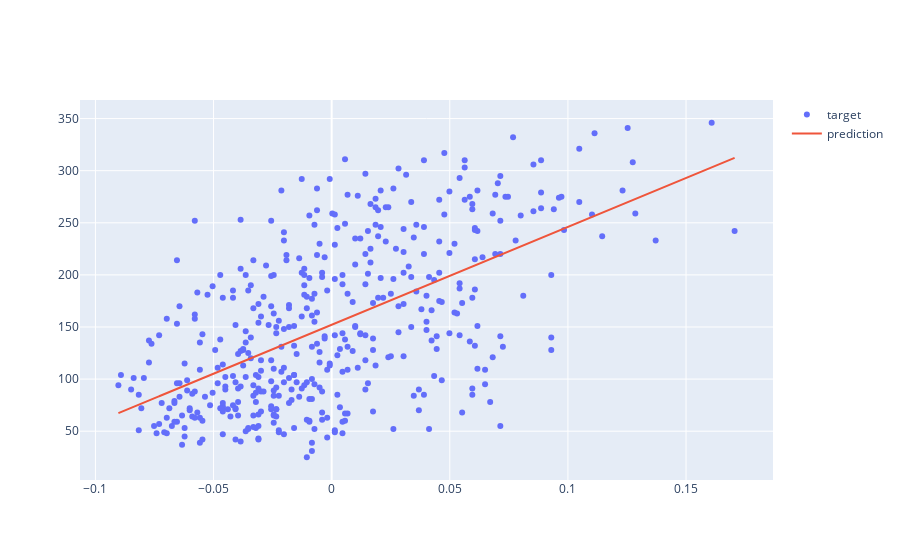

This figure's notebook cell:
### Code cell
fig = go.Figure()

fig.add_trace(go.Scatter(
    mode="markers",
    x= X,
    y= y,
    name="target"
))

fig.add_trace(go.Scatter(
    mode='lines',
    x=X,
    y= model(X),
    name="prediction"
))

fig.show()

### Figure 1 — Plotly figure (JSON) as saved in the notebook; plotly's stock layout.template omitted (floating-point values rounded to 4 significant figures; data arrays with more than 128 entries replaced by an {"elided": "..."} marker saying what was removed)
{"data": [{"mode": "markers", "name": "target", "type": "scatter", "x": {"elided": "442 float values"}, "y": {"elided": "442 int values"}}, {"mode": "lines", "name": "prediction", "type": "scatter", "x": {"elided": "442 float values"}, "y": {"elided": "442 float values"}}], "layout": {}}
